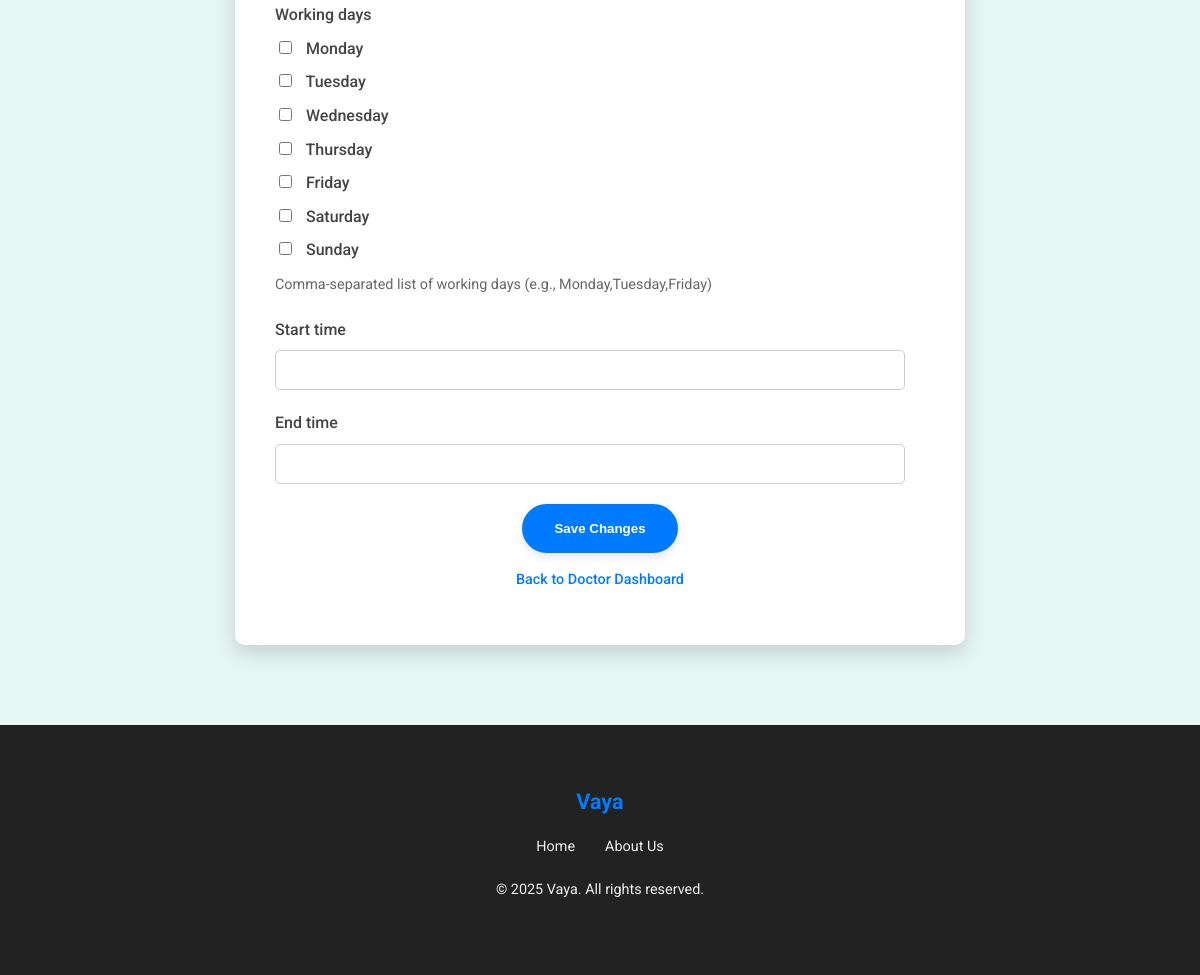
/doctors/profile/edit/ (signed in, lower part), run on an earlier commit of the app's database.
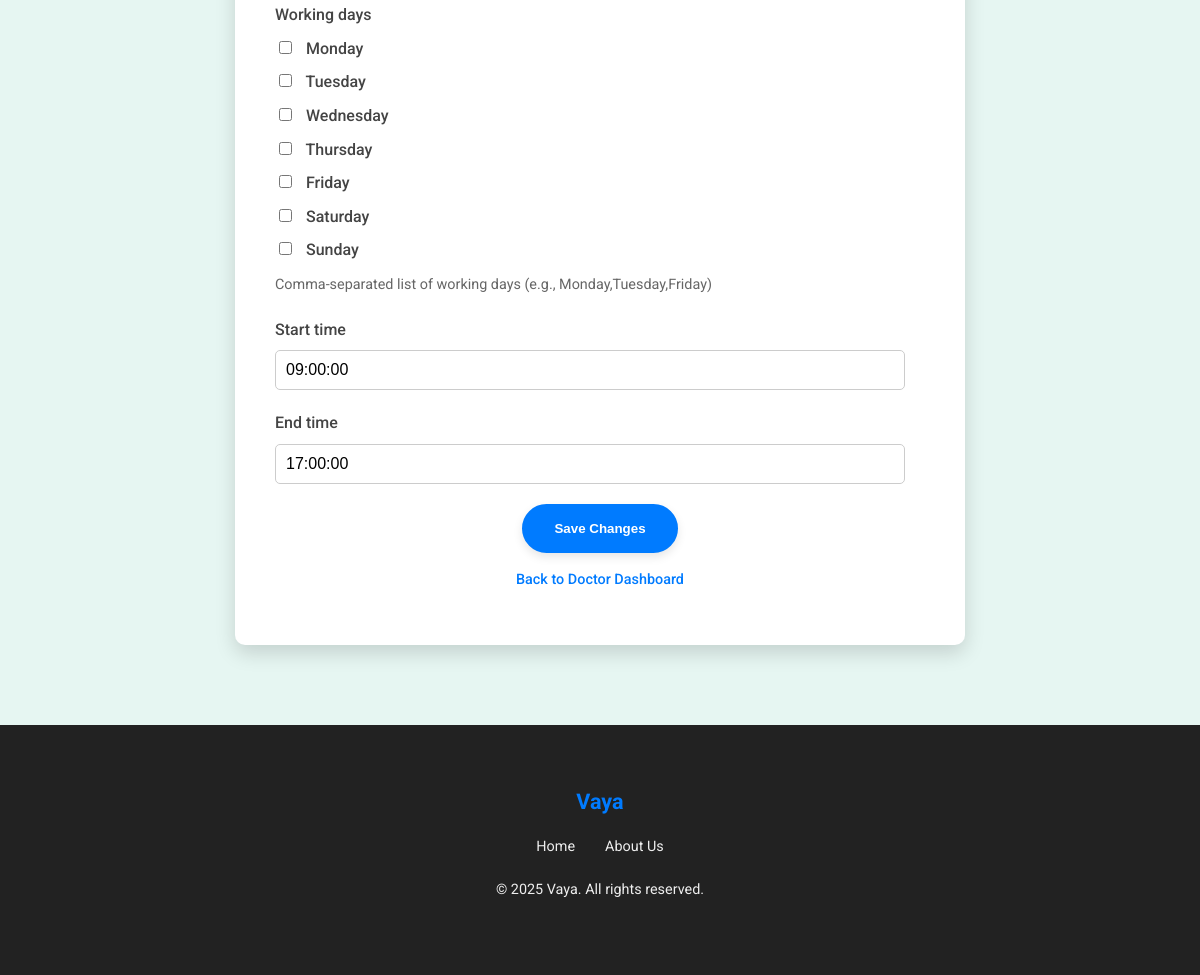
And on a later commit of the database.
### doctors/models.py (models this page shows, shortened)
class Doctor(models.Model):
    user = models.OneToOneField(settings.AUTH_USER_MODEL, on_delete=models.CASCADE, related_name='doctor_login_profile', null=True, blank=True)
    clinic_name = models.CharField(max_length=200)
    clinic_address = models.TextField()
    full_name = models.CharField(max_length=255)
    contact_email = models.EmailField(unique=True, default='')
    contact_phone = models.CharField(max_length=15, unique=True)
    qualifications = models.TextField(blank=True, null=True)
    specialties = models.ManyToManyField(Specialty, related_name='doctors')
    is_approved = models.BooleanField(default=False)
    created_at = models.DateTimeField(auto_now_add=True)
    DAYS_OF_WEEK_CHOICES = (
        ('Monday', 'Monday'),
        ('Tuesday', 'Tuesday'),
        ('Wednesday', 'Wednesday'),
        ('Thursday', 'Thursday'),
        ('Friday', 'Friday'),
        ('Saturday', 'Saturday'),
        ('Sunday', 'Sunday'),
    )
    working_days = models.CharField(max_length=100, blank=True, null=True, help_text="Comma-separated list of working days (e.g., Monday,Tuesday,Friday)")
    start_time = models.TimeField(blank=True, null=True)
    end_time = models.TimeField(blank=True, null=True)

### doctors/views.py (the view)
# urls.py: path('profile/edit/', views.doctor_profile_edit, name='doctor_profile_edit'),
@login_required
@user_passes_test(is_doctor)
def doctor_profile_edit(request):
    doctor = get_object_or_404(Doctor, user=request.user)
    if request.method == 'POST':
        form = DoctorProfileEditForm(request.POST, instance=doctor)
        if form.is_valid():
            form.save()
            messages.success(request, "Your profile has been updated successfully!")
            return redirect('doctor_dashboard')
    else:
        form = DoctorProfileEditForm(instance=doctor)
    context = {
        'form': form,
        'doctor': doctor,
    }
    return render(request, 'doctors/doctor_profile_edit.html', context)

### doctors/forms.py
class DoctorProfileEditForm(forms.ModelForm):
    class Meta:
        model = Doctor
        fields = [
            'full_name',
            'clinic_name',
            'clinic_address',
            'contact_phone',
            'contact_email',
            'qualifications',
            'specialties',
            'working_days',
            'start_time',
            'end_time',
        ]
        widgets = {
            'specialties': forms.CheckboxSelectMultiple,
            'working_days': forms.CheckboxSelectMultiple(choices=Doctor.DAYS_OF_WEEK_CHOICES),
        }

### doctors/models.py (called while the page is built)
    def __str__(self):
        return self.name

### doctors/views.py (called while the page is built)
def is_doctor(user):
    return user.is_authenticated and hasattr(user, 'doctor_login_profile') and user.doctor_login_profile.is_approved

### templates/doctors/doctor_profile_edit.html (shortened to what this page needs)
{% extends 'base.html' %}
{% block content %}
    <section class="profile-edit-section">
        <div class="container">
            <div class="profile-edit-card">
                <form method="post">
                    {% for field in form %}
                        <div class="form-group">
                            <label for="{{ field.id_for_label }}">{{ field.label }}</label>
                            {% if field.name == 'specialties' %}
                                <ul class="checkbox-select-multiple">
                                    {% for choice in field %}
                                        <li>
                                            {{ choice.tag }}
                                            <label for="{{ choice.id_for_label }}">{{ choice.choice_label }}</label>
                                        </li>
                                    {% endfor %}
                                </ul>
                            {% else %}
                                {{ field }}
                            {% endif %}
                            {% if field.help_text %}
                                <small class="help-text">{{ field.help_text }}</small>
                            {% endif %}
                        </div>
                    {% endfor %}
                    <button type="submit" class="btn-primary">Save Changes</button>
                </form>
                <div class="help-text">
                    <p><a href="{% url 'doctor_dashboard' %}">Back to Doctor Dashboard</a></p>
                </div>
            </div>
        </div>
    </section>
{% endblock %}

What changed in the data, as far as the page shows it:
changed Doctor: start_time (not shown) → "09:00:00"; end_time (not shown) → "17:00:00"
